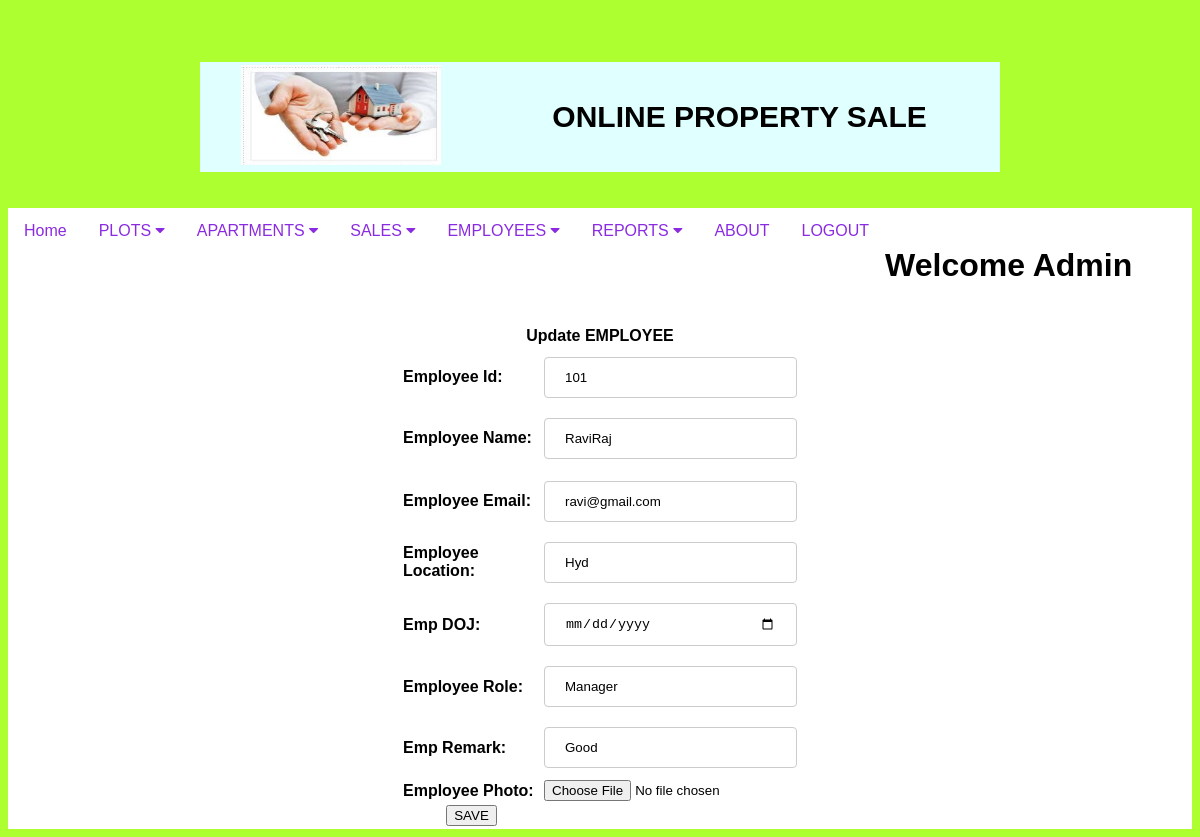
/editemp/?eid=101, run on the app's committed database.
### app1/models.py (models this page shows)
class EmployeeModel(models.Model):
    eid = models.IntegerField(primary_key=True)
    ename = models.CharField(max_length=30)
    eemail = models.EmailField(max_length=100)
    elocation = models.CharField(max_length=30)
    edoj = models.DateField()
    erole = models.CharField(max_length=30)
    eremark = models.CharField(max_length=30)

### app1/views.py (the view)
# urls.py: path('editemp/',views.editEmp,name="editemp"),
def editEmp(request):
    e_id = request.GET.get("eid")
    up = EmployeeModel.objects.get(eid=e_id)
    return render(request,"updateemp.html",{"data":up})

### templates/updateemp.html (shortened to what this page needs)
{% include "usercheck.html" %}
<body>
        <form action="{% url 'updateemployee' %}" method="post">
        <table align="center" border="0" width="400">
            <tr>
                <th colspan="2">Update EMPLOYEE</th>
            </tr>
            <tr>
                <th align="left">Employee Id:</th>
                <th><input type="number" value="{{ data.eid }}" readonly required name="ei"></th>
            </tr>
           <tr>
                <th align="left">Employee Name:</th>
                <th><input type="text" value="{{ data.ename }}" required name="en"></th>
            </tr>
            <tr>
                <tr>
                <th align="left">Employee Email:</th>
                <th><input type="email" value="{{ data.eemail }}" required name="ee"></th>
            </tr>
                <th align="left">Employee Location:</th>
                <th><input type="text" value="{{ data.elocation }}" required name="el"></th>
            </tr>
            <tr>
                <th align="left">Emp DOJ:</th>
                <th><input type="date" value="{{ data.edoj }}" required name="doj"></th>
            </tr>
             <tr>
                <th align="left">Employee Role:</th>
                <th><input type="text" value="{{ data.erole }}" required name="er"></th>
            </tr>
             <tr>
                <th align="left">Emp Remark:</th>
                <th><input type="text" value="{{ data.eremark }}" required name="ere"></th>
            </tr>
            <tr>
                <th align="left">Employee Photo:</th>
                <th><input type="file" name="eph"></th>
            </tr>
            <tr>
                <th align="cenetr">
                    <button type="submit">SAVE</button>
                </th>
            </tr>
        </table>
            </form>
</body>

### app1/static/css/styles.css (style rules this page uses)
body { font-family: Arial, Helvetica, sans-serif; }
input[type=text],[type=number],[type=email],[type=date],[type=image], select { width: 100%; padding: 12px 20px; margin: 8px 0; display: inline-block; border: 1px solid #ccc; border-radius: 4px; box-sizing: border-box; }

### data on the page
EmployeeModel: ei "101", en "RaviRaj", ee "ravi@gmail.com", el "Hyd", er "Manager", ere "Good"
